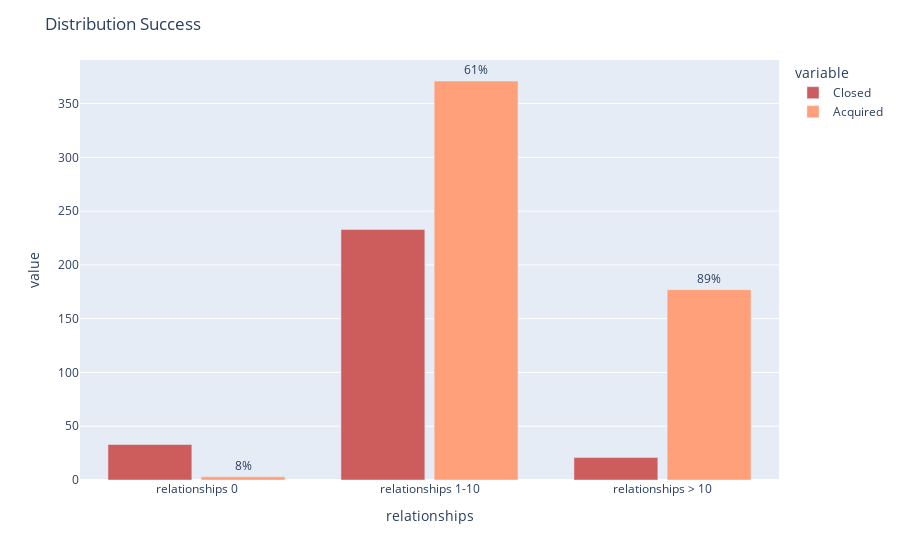

The notebook cell this image was saved under:
### Code cell
# We can check how the distribution goes along the relationships features

fig = px.bar(rate_success, x='relationships', y=['Closed','Acquired'])
color = sns.set_palette("Spectral")
fig.update_layout(barmode='group',bargroupgap=0.1)
fig.update_layout(title_text='Distribution Success')
fig.update_traces(marker=dict(color='lightsalmon'), selector=dict(name='Acquired'))
fig.update_traces(marker=dict(color='indianred'), selector=dict(name='Closed'))

adquired_trace = fig.data[1]
adquired_trace.update(text=rate_success['Success Rate'], texttemplate='%{text:.0f}%', textposition='outside')
fig.show()

### Figure 1 — Plotly figure (JSON) as saved in the notebook; plotly's stock layout.template omitted (floating-point values rounded to 4 significant figures)
{"data": [{"alignmentgroup": "True", "hovertemplate": "variable=Closed<br>relationships=%{x}<br>value=%{y}<extra></extra>", "legendgroup": "Closed", "marker": {"color": "indianred", "pattern": {"shape": ""}}, "name": "Closed", "offsetgroup": "Closed", "orientation": "v", "showlegend": true, "textposition": "auto", "type": "bar", "x": ["relationships 0", "relationships 1-10", "relationships > 10"], "xaxis": "x", "y": [33, 233, 21], "yaxis": "y"}, {"alignmentgroup": "True", "hovertemplate": "variable=Acquired<br>relationships=%{x}<br>value=%{y}<extra></extra>", "legendgroup": "Acquired", "marker": {"color": "lightsalmon", "pattern": {"shape": ""}}, "name": "Acquired", "offsetgroup": "Acquired", "orientation": "v", "showlegend": true, "text": [8.33, 61.42, 89.39], "textposition": "outside", "texttemplate": "%{text:.0f}%", "type": "bar", "x": ["relationships 0", "relationships 1-10", "relationships > 10"], "xaxis": "x", "y": [3, 371, 177], "yaxis": "y"}], "layout": {"bargroupgap": 0.1, "barmode": "group", "legend": {"title": {"text": "variable"}, "tracegroupgap": 0}, "margin": {"t": 60}, "title": {"text": "Distribution Success"}, "xaxis": {"anchor": "y", "domain": [0, 1], "title": {"text": "relationships"}}, "yaxis": {"anchor": "x", "domain": [0, 1], "title": {"text": "value"}}}}
